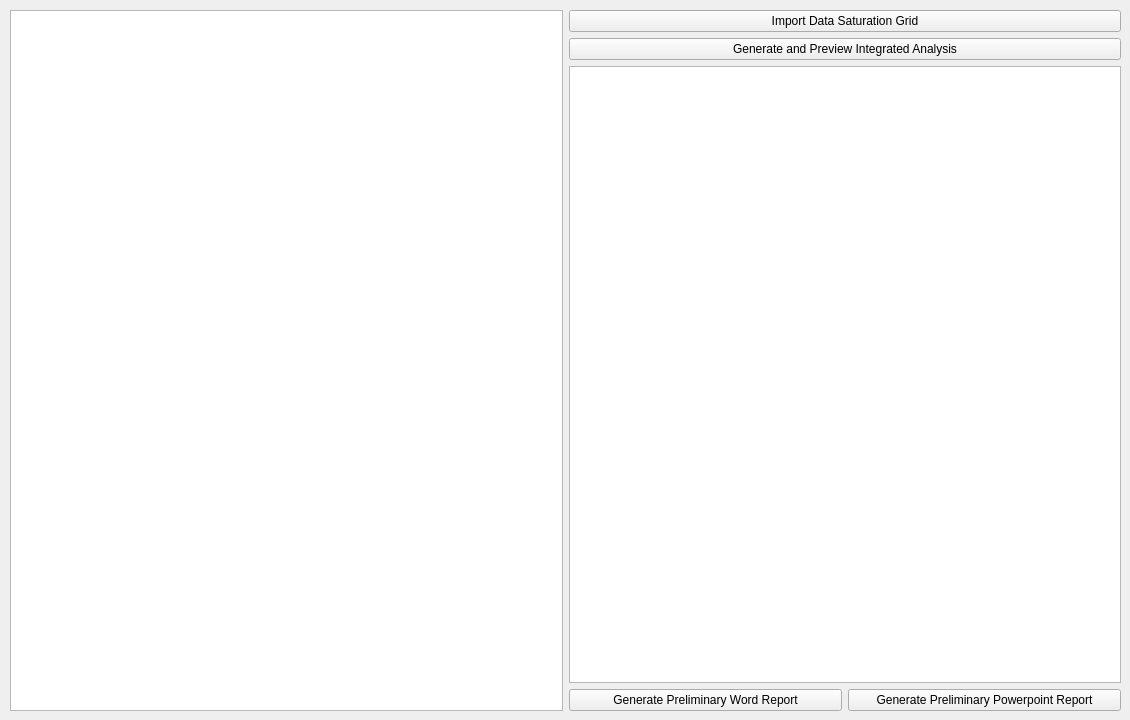
      <widget class="QWidget" name="reportingTab">
       <attribute name="title">
        <string>Reporting</string>
       </attribute>
       <widget class="QWidget" name="layoutWidget">
        <property name="geometry">
         <rect>
          <x>10</x>
          <y>10</y>
          <width>1111</width>
          <height>701</height>
         </rect>
        </property>
        <layout class="QHBoxLayout" name="horizontalLayout_21">
         <item>
          <widget class="QTextBrowser" name="reporting_instructions"/>
         </item>
         <item>
          <layout class="QVBoxLayout" name="verticalLayout_12">
           <item>
            <widget class="QPushButton" name="reporting_import_dsag">
             <property name="text">
              <string>Import Data Saturation Grid</string>
             </property>
            </widget>
           </item>
           <item>
            <widget class="QPushButton" name="reporting_integrated_analysis">
             <property name="text">
              <string>Generate and Preview Integrated Analysis</string>
             </property>
            </widget>
           </item>
           <item>
            <widget class="QTableView" name="reporting_integrated_analysis_table"/>
           </item>
           <item>
            <layout class="QHBoxLayout" name="horizontalLayout_4">
             <item>
              <widget class="QPushButton" name="reporting_word_report">
               <property name="text">
                <string>Generate Preliminary Word Report</string>
               </property>
              </widget>
             </item>
             <item>
              <widget class="QPushButton" name="reporting_powerpoint">
               <property name="text">
                <string>Generate Preliminary Powerpoint Report</string>
               </property>
              </widget>
             </item>
            </layout>
           </item>
          </layout>
         </item>
        </layout>
       </widget>
      </widget>
